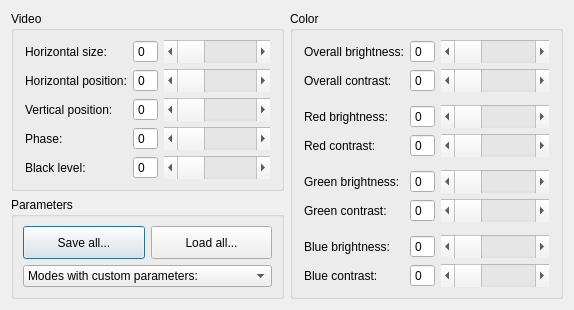
<?xml version="1.0" encoding="UTF-8"?>
<ui version="4.0">
 <class>VideoAndColorDialog</class>
 <widget class="QDialog" name="VideoAndColorDialog">
  <property name="geometry">
   <rect>
    <x>0</x>
    <y>0</y>
    <width>574</width>
    <height>274</height>
   </rect>
  </property>
  <property name="windowTitle">
   <string>Dialog</string>
  </property>
  <layout class="QHBoxLayout" name="horizontalLayout">
   <item>
    <layout class="QVBoxLayout" name="verticalLayout">
     <property name="bottomMargin">
      <number>0</number>
     </property>
     <item>
      <widget class="QGroupBox" name="groupBox_videoAdjust">
       <property name="title">
        <string>Video</string>
       </property>
       <property name="flat">
        <bool>false</bool>
       </property>
       <layout class="QGridLayout" name="gridLayout">
        <property name="leftMargin">
         <number>11</number>
        </property>
        <property name="rightMargin">
         <number>11</number>
        </property>
        <item row="1" column="1">
         <widget class="QSpinBox" name="spinBox_videoHorPos">
          <property name="sizePolicy">
           <sizepolicy hsizetype="Preferred" vsizetype="Preferred">
            <horstretch>0</horstretch>
            <verstretch>0</verstretch>
           </sizepolicy>
          </property>
          <property name="buttonSymbols">
           <enum>QAbstractSpinBox::NoButtons</enum>
          </property>
         </widget>
        </item>
        <item row="3" column="1">
         <widget class="QSpinBox" name="spinBox_videoVerPos">
          <property name="sizePolicy">
           <sizepolicy hsizetype="Preferred" vsizetype="Preferred">
            <horstretch>0</horstretch>
            <verstretch>0</verstretch>
           </sizepolicy>
          </property>
          <property name="buttonSymbols">
           <enum>QAbstractSpinBox::NoButtons</enum>
          </property>
         </widget>
        </item>
        <item row="0" column="1">
         <widget class="QSpinBox" name="spinBox_videoHorSize">
          <property name="sizePolicy">
           <sizepolicy hsizetype="Preferred" vsizetype="Preferred">
            <horstretch>0</horstretch>
            <verstretch>0</verstretch>
           </sizepolicy>
          </property>
          <property name="buttonSymbols">
           <enum>QAbstractSpinBox::NoButtons</enum>
          </property>
         </widget>
        </item>
        <item row="4" column="1">
         <widget class="QSpinBox" name="spinBox_videoPhase">
          <property name="sizePolicy">
           <sizepolicy hsizetype="Preferred" vsizetype="Preferred">
            <horstretch>0</horstretch>
            <verstretch>0</verstretch>
           </sizepolicy>
          </property>
          <property name="buttonSymbols">
           <enum>QAbstractSpinBox::NoButtons</enum>
          </property>
         </widget>
        </item>
        <item row="4" column="0">
         <widget class="QLabel" name="label_4">
          <property name="text">
           <string>Phase:</string>
          </property>
         </widget>
        </item>
        <item row="3" column="0">
         <widget class="QLabel" name="label_3">
          <property name="text">
           <string>Vertical position:</string>
          </property>
         </widget>
        </item>
        <item row="0" column="2">
         <widget class="QScrollBar" name="horizontalScrollBar_videoHorSize">
          <property name="sizePolicy">
           <sizepolicy hsizetype="Expanding" vsizetype="Preferred">
            <horstretch>0</horstretch>
            <verstretch>0</verstretch>
           </sizepolicy>
          </property>
          <property name="orientation">
           <enum>Qt::Horizontal</enum>
          </property>
          <property name="invertedControls">
           <bool>false</bool>
          </property>
         </widget>
        </item>
        <item row="5" column="1">
         <widget class="QSpinBox" name="spinBox_videoBlackLevel">
          <property name="sizePolicy">
           <sizepolicy hsizetype="Preferred" vsizetype="Preferred">
            <horstretch>0</horstretch>
            <verstretch>0</verstretch>
           </sizepolicy>
          </property>
          <property name="buttonSymbols">
           <enum>QAbstractSpinBox::NoButtons</enum>
          </property>
         </widget>
        </item>
        <item row="3" column="2">
         <widget class="QScrollBar" name="horizontalScrollBar_videoVerPos">
          <property name="sizePolicy">
           <sizepolicy hsizetype="Expanding" vsizetype="Preferred">
            <horstretch>0</horstretch>
            <verstretch>0</verstretch>
           </sizepolicy>
          </property>
          <property name="orientation">
           <enum>Qt::Horizontal</enum>
          </property>
         </widget>
        </item>
        <item row="1" column="0">
         <widget class="QLabel" name="label">
          <property name="text">
           <string>Horizontal position:</string>
          </property>
         </widget>
        </item>
        <item row="5" column="2">
         <widget class="QScrollBar" name="horizontalScrollBar_videoBlackLevel">
          <property name="sizePolicy">
           <sizepolicy hsizetype="Expanding" vsizetype="Preferred">
            <horstretch>0</horstretch>
            <verstretch>0</verstretch>
           </sizepolicy>
          </property>
          <property name="orientation">
           <enum>Qt::Horizontal</enum>
          </property>
         </widget>
        </item>
        <item row="5" column="0">
         <widget class="QLabel" name="label_5">
          <property name="text">
           <string>Black level:</string>
          </property>
         </widget>
        </item>
        <item row="4" column="2">
         <widget class="QScrollBar" name="horizontalScrollBar_videoPhase">
          <property name="sizePolicy">
           <sizepolicy hsizetype="Expanding" vsizetype="Preferred">
            <horstretch>0</horstretch>
            <verstretch>0</verstretch>
           </sizepolicy>
          </property>
          <property name="orientation">
           <enum>Qt::Horizontal</enum>
          </property>
         </widget>
        </item>
        <item row="0" column="0">
         <widget class="QLabel" name="label_2">
          <property name="text">
           <string>Horizontal size:</string>
          </property>
         </widget>
        </item>
        <item row="1" column="2">
         <widget class="QScrollBar" name="horizontalScrollBar_videoHorPos">
          <property name="sizePolicy">
           <sizepolicy hsizetype="Expanding" vsizetype="Preferred">
            <horstretch>0</horstretch>
            <verstretch>0</verstretch>
           </sizepolicy>
          </property>
          <property name="orientation">
           <enum>Qt::Horizontal</enum>
          </property>
         </widget>
        </item>
       </layout>
      </widget>
     </item>
     <item>
      <widget class="QGroupBox" name="groupBox_adjustMode">
       <property name="sizePolicy">
        <sizepolicy hsizetype="Preferred" vsizetype="Expanding">
         <horstretch>0</horstretch>
         <verstretch>0</verstretch>
        </sizepolicy>
       </property>
       <property name="title">
        <string>Parameters</string>
       </property>
       <layout class="QVBoxLayout" name="verticalLayout_2">
        <item>
         <layout class="QHBoxLayout" name="horizontalLayout_2">
          <item>
           <widget class="QPushButton" name="pushButton_saveModes">
            <property name="sizePolicy">
             <sizepolicy hsizetype="Minimum" vsizetype="Preferred">
              <horstretch>0</horstretch>
              <verstretch>0</verstretch>
             </sizepolicy>
            </property>
            <property name="text">
             <string>Save all...</string>
            </property>
           </widget>
          </item>
          <item>
           <widget class="QPushButton" name="pushButton_loadModes">
            <property name="sizePolicy">
             <sizepolicy hsizetype="Minimum" vsizetype="Preferred">
              <horstretch>0</horstretch>
              <verstretch>0</verstretch>
             </sizepolicy>
            </property>
            <property name="text">
             <string>Load all...</string>
            </property>
           </widget>
          </item>
         </layout>
        </item>
        <item>
         <widget class="QComboBox" name="comboBox_knownModes">
          <property name="sizePolicy">
           <sizepolicy hsizetype="Preferred" vsizetype="Fixed">
            <horstretch>0</horstretch>
            <verstretch>0</verstretch>
           </sizepolicy>
          </property>
          <item>
           <property name="text">
            <string>Modes with custom parameters:</string>
           </property>
          </item>
         </widget>
        </item>
       </layout>
      </widget>
     </item>
    </layout>
   </item>
   <item>
    <widget class="QGroupBox" name="groupBox_colorAdjust">
     <property name="title">
      <string>Color</string>
     </property>
     <property name="flat">
      <bool>false</bool>
     </property>
     <layout class="QGridLayout" name="gridLayout_2">
      <property name="leftMargin">
       <number>11</number>
      </property>
      <property name="rightMargin">
       <number>11</number>
      </property>
      <item row="2" column="0">
       <spacer name="verticalSpacer_3">
        <property name="orientation">
         <enum>Qt::Vertical</enum>
        </property>
        <property name="sizeType">
         <enum>QSizePolicy::Fixed</enum>
        </property>
        <property name="sizeHint" stdset="0">
         <size>
          <width>20</width>
          <height>7</height>
         </size>
        </property>
       </spacer>
      </item>
      <item row="9" column="0">
       <widget class="QLabel" name="label_10">
        <property name="text">
         <string>Blue brightness:</string>
        </property>
        <property name="indent">
         <number>-1</number>
        </property>
       </widget>
      </item>
      <item row="0" column="1">
       <widget class="QSpinBox" name="spinBox_colorBright">
        <property name="sizePolicy">
         <sizepolicy hsizetype="Preferred" vsizetype="Preferred">
          <horstretch>0</horstretch>
          <verstretch>0</verstretch>
         </sizepolicy>
        </property>
        <property name="buttonSymbols">
         <enum>QAbstractSpinBox::NoButtons</enum>
        </property>
       </widget>
      </item>
      <item row="8" column="0">
       <spacer name="verticalSpacer_5">
        <property name="orientation">
         <enum>Qt::Vertical</enum>
        </property>
        <property name="sizeType">
         <enum>QSizePolicy::Fixed</enum>
        </property>
        <property name="sizeHint" stdset="0">
         <size>
          <width>20</width>
          <height>7</height>
         </size>
        </property>
       </spacer>
      </item>
      <item row="1" column="1">
       <widget class="QSpinBox" name="spinBox_colorContr">
        <property name="sizePolicy">
         <sizepolicy hsizetype="Preferred" vsizetype="Preferred">
          <horstretch>0</horstretch>
          <verstretch>0</verstretch>
         </sizepolicy>
        </property>
        <property name="buttonSymbols">
         <enum>QAbstractSpinBox::NoButtons</enum>
        </property>
       </widget>
      </item>
      <item row="9" column="1">
       <widget class="QSpinBox" name="spinBox_colorBrightBlue">
        <property name="sizePolicy">
         <sizepolicy hsizetype="Preferred" vsizetype="Preferred">
          <horstretch>0</horstretch>
          <verstretch>0</verstretch>
         </sizepolicy>
        </property>
        <property name="buttonSymbols">
         <enum>QAbstractSpinBox::NoButtons</enum>
        </property>
       </widget>
      </item>
      <item row="7" column="1">
       <widget class="QSpinBox" name="spinBox_colorContrGreen">
        <property name="sizePolicy">
         <sizepolicy hsizetype="Preferred" vsizetype="Preferred">
          <horstretch>0</horstretch>
          <verstretch>0</verstretch>
         </sizepolicy>
        </property>
        <property name="buttonSymbols">
         <enum>QAbstractSpinBox::NoButtons</enum>
        </property>
       </widget>
      </item>
      <item row="4" column="0">
       <widget class="QLabel" name="label_11">
        <property name="text">
         <string>Red contrast:</string>
        </property>
        <property name="indent">
         <number>-1</number>
        </property>
       </widget>
      </item>
      <item row="7" column="2">
       <widget class="QScrollBar" name="horizontalScrollBar_colorContrGreen">
        <property name="sizePolicy">
         <sizepolicy hsizetype="Expanding" vsizetype="Preferred">
          <horstretch>0</horstretch>
          <verstretch>0</verstretch>
         </sizepolicy>
        </property>
        <property name="orientation">
         <enum>Qt::Horizontal</enum>
        </property>
       </widget>
      </item>
      <item row="5" column="0">
       <spacer name="verticalSpacer_4">
        <property name="orientation">
         <enum>Qt::Vertical</enum>
        </property>
        <property name="sizeType">
         <enum>QSizePolicy::Fixed</enum>
        </property>
        <property name="sizeHint" stdset="0">
         <size>
          <width>20</width>
          <height>7</height>
         </size>
        </property>
       </spacer>
      </item>
      <item row="10" column="0">
       <widget class="QLabel" name="label_13">
        <property name="text">
         <string>Blue contrast:</string>
        </property>
        <property name="indent">
         <number>-1</number>
        </property>
       </widget>
      </item>
      <item row="4" column="2">
       <widget class="QScrollBar" name="horizontalScrollBar_colorContrRed">
        <property name="sizePolicy">
         <sizepolicy hsizetype="Expanding" vsizetype="Preferred">
          <horstretch>0</horstretch>
          <verstretch>0</verstretch>
         </sizepolicy>
        </property>
        <property name="orientation">
         <enum>Qt::Horizontal</enum>
        </property>
       </widget>
      </item>
      <item row="9" column="2">
       <widget class="QScrollBar" name="horizontalScrollBar_colorBrightBlue">
        <property name="sizePolicy">
         <sizepolicy hsizetype="Expanding" vsizetype="Preferred">
          <horstretch>0</horstretch>
          <verstretch>0</verstretch>
         </sizepolicy>
        </property>
        <property name="orientation">
         <enum>Qt::Horizontal</enum>
        </property>
       </widget>
      </item>
      <item row="6" column="2">
       <widget class="QScrollBar" name="horizontalScrollBar_colorBrightGreen">
        <property name="sizePolicy">
         <sizepolicy hsizetype="Expanding" vsizetype="Preferred">
          <horstretch>0</horstretch>
          <verstretch>0</verstretch>
         </sizepolicy>
        </property>
        <property name="orientation">
         <enum>Qt::Horizontal</enum>
        </property>
       </widget>
      </item>
      <item row="0" column="0">
       <widget class="QLabel" name="label_6">
        <property name="text">
         <string>Overall brightness:</string>
        </property>
        <property name="indent">
         <number>-1</number>
        </property>
       </widget>
      </item>
      <item row="6" column="1">
       <widget class="QSpinBox" name="spinBox_colorBrightGreen">
        <property name="sizePolicy">
         <sizepolicy hsizetype="Preferred" vsizetype="Preferred">
          <horstretch>0</horstretch>
          <verstretch>0</verstretch>
         </sizepolicy>
        </property>
        <property name="buttonSymbols">
         <enum>QAbstractSpinBox::NoButtons</enum>
        </property>
       </widget>
      </item>
      <item row="3" column="0">
       <widget class="QLabel" name="label_8">
        <property name="text">
         <string>Red brightness:</string>
        </property>
        <property name="indent">
         <number>-1</number>
        </property>
       </widget>
      </item>
      <item row="7" column="0">
       <widget class="QLabel" name="label_12">
        <property name="text">
         <string>Green contrast:</string>
        </property>
        <property name="indent">
         <number>-1</number>
        </property>
       </widget>
      </item>
      <item row="10" column="2">
       <widget class="QScrollBar" name="horizontalScrollBar_colorContrBlue">
        <property name="sizePolicy">
         <sizepolicy hsizetype="Expanding" vsizetype="Preferred">
          <horstretch>0</horstretch>
          <verstretch>0</verstretch>
         </sizepolicy>
        </property>
        <property name="orientation">
         <enum>Qt::Horizontal</enum>
        </property>
       </widget>
      </item>
      <item row="3" column="1">
       <widget class="QSpinBox" name="spinBox_colorBrightRed">
        <property name="sizePolicy">
         <sizepolicy hsizetype="Preferred" vsizetype="Preferred">
          <horstretch>0</horstretch>
          <verstretch>0</verstretch>
         </sizepolicy>
        </property>
        <property name="buttonSymbols">
         <enum>QAbstractSpinBox::NoButtons</enum>
        </property>
       </widget>
      </item>
      <item row="6" column="0">
       <widget class="QLabel" name="label_9">
        <property name="text">
         <string>Green brightness:</string>
        </property>
        <property name="indent">
         <number>-1</number>
        </property>
       </widget>
      </item>
      <item row="1" column="0">
       <widget class="QLabel" name="label_7">
        <property name="text">
         <string>Overall contrast:</string>
        </property>
        <property name="indent">
         <number>-1</number>
        </property>
       </widget>
      </item>
      <item row="1" column="2">
       <widget class="QScrollBar" name="horizontalScrollBar_colorContr">
        <property name="sizePolicy">
         <sizepolicy hsizetype="Expanding" vsizetype="Preferred">
          <horstretch>0</horstretch>
          <verstretch>0</verstretch>
         </sizepolicy>
        </property>
        <property name="orientation">
         <enum>Qt::Horizontal</enum>
        </property>
       </widget>
      </item>
      <item row="0" column="2">
       <widget class="QScrollBar" name="horizontalScrollBar_colorBright">
        <property name="sizePolicy">
         <sizepolicy hsizetype="Expanding" vsizetype="Preferred">
          <horstretch>0</horstretch>
          <verstretch>0</verstretch>
         </sizepolicy>
        </property>
        <property name="orientation">
         <enum>Qt::Horizontal</enum>
        </property>
       </widget>
      </item>
      <item row="10" column="1">
       <widget class="QSpinBox" name="spinBox_colorContrBlue">
        <property name="sizePolicy">
         <sizepolicy hsizetype="Preferred" vsizetype="Preferred">
          <horstretch>0</horstretch>
          <verstretch>0</verstretch>
         </sizepolicy>
        </property>
        <property name="buttonSymbols">
         <enum>QAbstractSpinBox::NoButtons</enum>
        </property>
       </widget>
      </item>
      <item row="3" column="2">
       <widget class="QScrollBar" name="horizontalScrollBar_colorBrightRed">
        <property name="sizePolicy">
         <sizepolicy hsizetype="Expanding" vsizetype="Preferred">
          <horstretch>0</horstretch>
          <verstretch>0</verstretch>
         </sizepolicy>
        </property>
        <property name="orientation">
         <enum>Qt::Horizontal</enum>
        </property>
       </widget>
      </item>
      <item row="4" column="1">
       <widget class="QSpinBox" name="spinBox_colorContrRed">
        <property name="sizePolicy">
         <sizepolicy hsizetype="Preferred" vsizetype="Preferred">
          <horstretch>0</horstretch>
          <verstretch>0</verstretch>
         </sizepolicy>
        </property>
        <property name="buttonSymbols">
         <enum>QAbstractSpinBox::NoButtons</enum>
        </property>
       </widget>
      </item>
      <item row="11" column="1">
       <spacer name="verticalSpacer_2">
        <property name="orientation">
         <enum>Qt::Vertical</enum>
        </property>
        <property name="sizeHint" stdset="0">
         <size>
          <width>20</width>
          <height>40</height>
         </size>
        </property>
       </spacer>
      </item>
     </layout>
    </widget>
   </item>
  </layout>
 </widget>
 <resources/>
 <connections/>
</ui>
